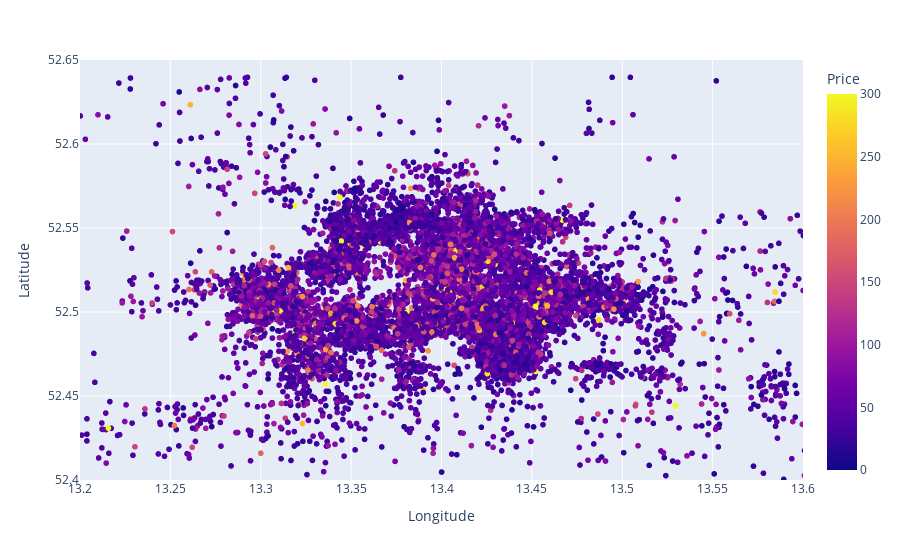

This figure's notebook cell:
### Code cell
import plotly.express as px
df = df_train[['Longitude', 'Latitude', 'Price']]
fig = px.scatter(df, x="Longitude", y="Latitude", color='Price')
fig.update_xaxes(range=[13.2, 13.6])
fig.update_yaxes(range=[52.4,52.65])
fig.update_coloraxes(cmax=300, cmin=0)
fig.show()

### Figure 1 — Plotly figure (JSON) as saved in the notebook; plotly's stock layout.template omitted (floating-point values rounded to 4 significant figures; data arrays with more than 128 entries replaced by an {"elided": "..."} marker saying what was removed)
{"data": [{"hovertemplate": "Longitude=%{x}<br>Latitude=%{y}<br>Price=%{marker.color}<extra></extra>", "legendgroup": "", "marker": {"color": {"elided": "15692 int values"}, "coloraxis": "coloraxis", "symbol": "circle"}, "mode": "markers", "name": "", "showlegend": false, "type": "scattergl", "x": {"elided": "15692 float values"}, "xaxis": "x", "y": {"elided": "15692 float values"}, "yaxis": "y"}], "layout": {"coloraxis": {"cmax": 300, "cmin": 0, "colorbar": {"title": {"text": "Price"}}, "colorscale": [[0, "#0d0887"], [0.1111, "#46039f"], [0.2222, "#7201a8"], [0.3333, "#9c179e"], [0.4444, "#bd3786"], [0.5556, "#d8576b"], [0.6667, "#ed7953"], [0.7778, "#fb9f3a"], [0.8889, "#fdca26"], [1, "#f0f921"]]}, "legend": {"tracegroupgap": 0}, "margin": {"t": 60}, "xaxis": {"anchor": "y", "domain": [0, 1], "range": [13.2, 13.6], "title": {"text": "Longitude"}}, "yaxis": {"anchor": "x", "domain": [0, 1], "range": [52.4, 52.65], "title": {"text": "Latitude"}}}}
